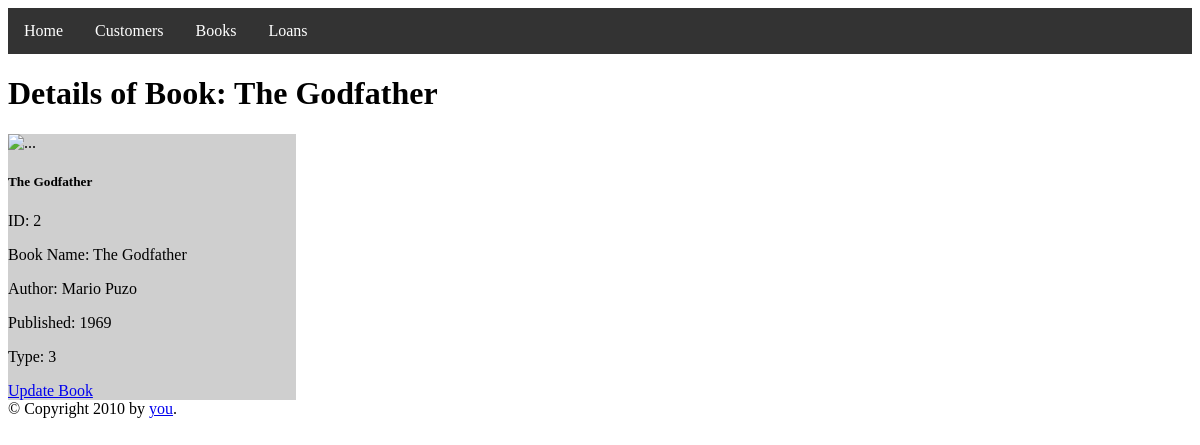
The app's page /books/single/2 with its own data.
### tables this page shows
CREATE TABLE Books (BookID INTEGER PRIMARY KEY, bookName text, Author text, Published int, Type int);

### books.py (the view)
@books.route('/single/<id>')
def b_single(id):
    book=execute_sql_oneResult(f"select * from Books where BookID={id}")
    return render_template("singleBook.html", book=book)

### DAL.py (called while the page is built)
def execute_sql_oneResult(sql):
    return cur.execute(sql).fetchone()

### templates/singleBook.html (shortened to what this page needs)
{% extends "layout.html" %}
{% block head %}
  {{ super() }}
{% endblock %}
{% block content %}
  <h1>Details of Book: {{book[1]}}</h1>
  <div class="card" style="width: 18rem;">
    <img src="..." class="card-img-top" alt="...">
    <div class="card-body">
      <h5 class="card-title">{{book[1]}}</h5>
      <p class="card-text">ID: {{book[0]}}</p>
      <p class="card-text">Book Name: {{book[1]}}</p>
      <p class="card-text">Author: {{book[2]}}</p>
      <p class="card-text">Published: {{book[3]}}</p>
      <p class="card-text">Type: {{book[4]}}</p>
      <a href="/books/single/{{book[0]}}/upd" class="btn btn-primary">Update Book</a>
    </div>
  </div>
{% endblock %}

### static/style.css (style rules this page uses)
.card { background-color: rgba(19, 16, 16, 0.2); }

### records on screen
Books: bookName "The Godfather", BookID "2", Author "Mario Puzo", Published "1969", Type "3"
